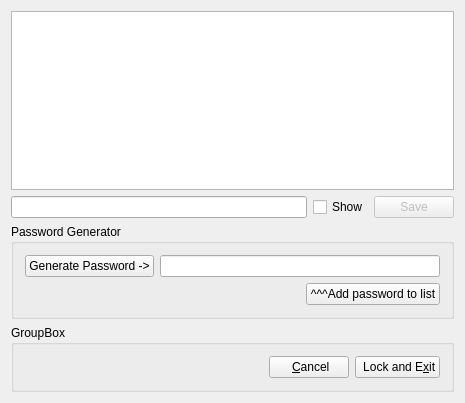
<?xml version="1.0" encoding="UTF-8"?>
<ui version="4.0">
 <class>MainWindow</class>
 <widget class="QMainWindow" name="MainWindow">
  <property name="geometry">
   <rect>
    <x>0</x>
    <y>0</y>
    <width>465</width>
    <height>403</height>
   </rect>
  </property>
  <property name="windowTitle">
   <string>Password Sticky Note</string>
  </property>
  <widget class="QWidget" name="centralWidget">
   <layout class="QVBoxLayout" name="verticalLayout">
    <item>
     <widget class="QTextEdit" name="textEdit">
      <property name="acceptRichText">
       <bool>false</bool>
      </property>
     </widget>
    </item>
    <item>
     <layout class="QHBoxLayout" name="horizontalLayout">
      <item>
       <widget class="QLineEdit" name="passwordLineEdit">
        <property name="echoMode">
         <enum>QLineEdit::Password</enum>
        </property>
       </widget>
      </item>
      <item>
       <widget class="QCheckBox" name="showPasswordCheckBox">
        <property name="text">
         <string>Show</string>
        </property>
       </widget>
      </item>
      <item>
       <widget class="QPushButton" name="lockButton">
        <property name="enabled">
         <bool>false</bool>
        </property>
        <property name="text">
         <string>Save</string>
        </property>
        <property name="icon">
         <iconset resource="icons/icons.qrc">
          <normaloff>:/save.png</normaloff>:/save.png</iconset>
        </property>
       </widget>
      </item>
     </layout>
    </item>
    <item>
     <widget class="QGroupBox" name="groupBox">
      <property name="title">
       <string>Password Generator</string>
      </property>
      <layout class="QVBoxLayout" name="verticalLayout_2">
       <item>
        <layout class="QHBoxLayout" name="horizontalLayout_2">
         <item>
          <widget class="QPushButton" name="generatePasswordButton">
           <property name="text">
            <string>Generate Password -&gt;</string>
           </property>
          </widget>
         </item>
         <item>
          <widget class="QLineEdit" name="generatePasswordLineEdit"/>
         </item>
        </layout>
       </item>
       <item>
        <layout class="QHBoxLayout" name="horizontalLayout_3">
         <item>
          <spacer name="horizontalSpacer">
           <property name="orientation">
            <enum>Qt::Horizontal</enum>
           </property>
           <property name="sizeHint" stdset="0">
            <size>
             <width>40</width>
             <height>20</height>
            </size>
           </property>
          </spacer>
         </item>
         <item>
          <widget class="QPushButton" name="pushButton">
           <property name="text">
            <string>^^^Add password to list</string>
           </property>
          </widget>
         </item>
        </layout>
       </item>
      </layout>
     </widget>
    </item>
    <item>
     <widget class="QGroupBox" name="groupBox_2">
      <property name="title">
       <string>GroupBox</string>
      </property>
      <layout class="QVBoxLayout" name="verticalLayout_3">
       <item>
        <layout class="QHBoxLayout" name="horizontalLayout_4">
         <item>
          <spacer name="horizontalSpacer_2">
           <property name="orientation">
            <enum>Qt::Horizontal</enum>
           </property>
           <property name="sizeHint" stdset="0">
            <size>
             <width>40</width>
             <height>20</height>
            </size>
           </property>
          </spacer>
         </item>
         <item>
          <widget class="QPushButton" name="pushButton_3">
           <property name="text">
            <string> &amp;Cancel</string>
           </property>
           <property name="icon">
            <iconset resource="icons/icons.qrc">
             <normaloff>:/x.png</normaloff>:/x.png</iconset>
           </property>
          </widget>
         </item>
         <item>
          <widget class="QPushButton" name="lockAndExitButton">
           <property name="text">
            <string> Lock and E&amp;xit</string>
           </property>
           <property name="icon">
            <iconset resource="icons/icons.qrc">
             <normaloff>:/lock.png</normaloff>:/lock.png</iconset>
           </property>
          </widget>
         </item>
        </layout>
       </item>
      </layout>
     </widget>
    </item>
   </layout>
  </widget>
  <action name="actionLock_and_Exit">
   <property name="text">
    <string>Lock and Exit</string>
   </property>
  </action>
 </widget>
 <layoutdefault spacing="6" margin="11"/>
 <resources>
  <include location="icons/icons.qrc"/>
 </resources>
 <connections>
  <connection>
   <sender>actionLock_and_Exit</sender>
   <signal>triggered()</signal>
   <receiver>lockButton</receiver>
   <slot>click()</slot>
   <hints>
    <hint type="sourcelabel">
     <x>-1</x>
     <y>-1</y>
    </hint>
    <hint type="destinationlabel">
     <x>388</x>
     <y>375</y>
    </hint>
   </hints>
  </connection>
 </connections>
</ui>
